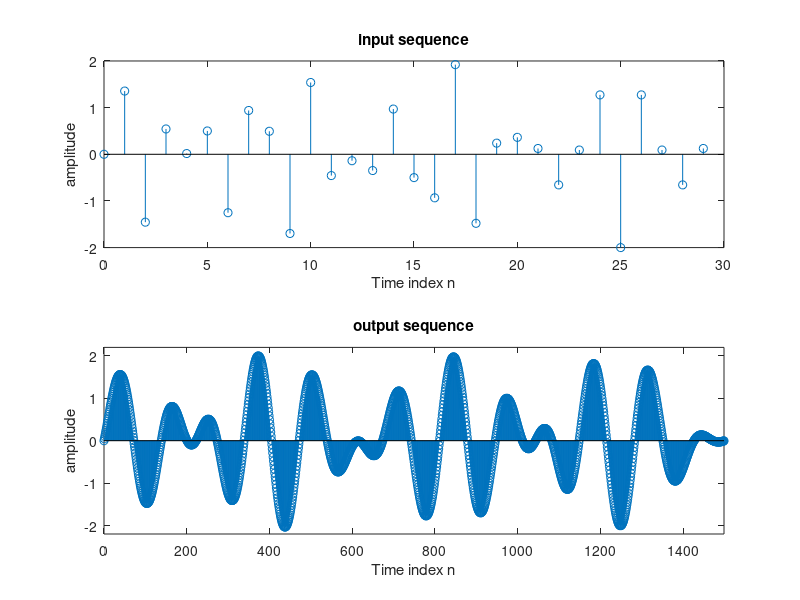

Source code (MATLAB):
% Sampling rate conversion by a ratio of two integers

clc;
clear all;
close all;

L = 100;
M = 2;
n = 0:29;
x = sin(2*pi*0.43*n) + sin(2*pi*0.31*n);
y = resample(x,L,M);

subplot(2,1,1),stem(n,x(1:30));
xlabel('Time index n');
ylabel('amplitude');
title('input sequence');

m = 0:(30*L/M)-1;

subplot(2,1,2),stem(m, y(1:30*L/M));
axis([0 (30*L/M)-1 -2.2 2.2])
xlabel('Time index n');
ylabel('amplitude');
title('output sequence');